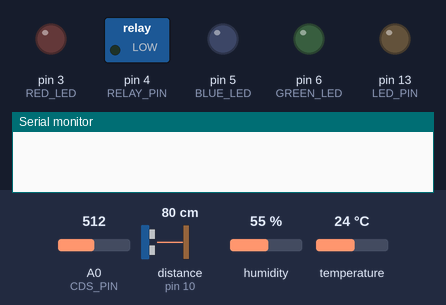
Simulated run of this sketch. Board: Arduino Uno, built with avr-gcc and run on an emulated ATmega328P. On the bench: switched loads named in the sketch (green lamp = pin HIGH), output pins drawn as LEDs (lit = HIGH), the last lines printed to the serial monitor. Wiring (inferred from the names in the program): ultrasonic range finder: trigger pin 11; echo pin 10. The test bench sets the inputs (shaded band); at power-on: A0 (CDS_PIN) = 512, distance to the obstacle (sensor on pin 10) 80 cm, humidity 55 %, temperature 24 °C. The echo pulse lasts 58.3 µs per cm; pins used as bus, display or sensor lines are not drawn.

Above: at 0.1 s.
At 3.1 s:
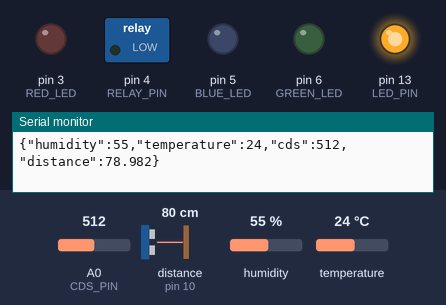
Timing chart, 0 to 4.6 s (numbered marks = the images above):
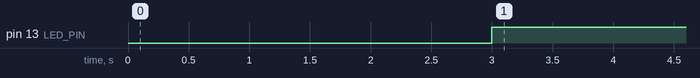

The sketch:

02_JSON.ino
```cpp
#include "DHT.h"
#include <ArduinoJson.h>
#define SW-PIN 2
#define LED_PIN 13
#define RED_LED 3
#define GREEN_LED 6
#define BLUE_LED 5
#define TRIG_PIN 11
#define ECHO_PIN 10
#define RELAY_PIN 4
#define CDS_PIN A0
#define DHT_PIN 8

float ultraSonic();
DHT dht(DHT_PIN, DHT11);

StaticJsonDocument<80> doc;


void setup() {
  Serial.begin(9600);

  pinMode(LED_PIN, OUTPUT);
  pinMode(TRIG_PIN, OUTPUT);
  pinMode(ECHO_PIN, INPUT);
  pinMode(RED_LED, OUTPUT);
  pinMode(GREEN_LED, OUTPUT);
  pinMode(BLUE_LED, OUTPUT);
  pinMode(RELAY_PIN, OUTPUT);
  dht.begin();
  delay(3000);

}

void loop() {
  digitalWrite(LED_PIN, HIGH);
  float humidity = dht.readHumidity();
  float temperature = dht.readTemperature();
  doc["humidity"] = humidity;
  doc["temperature"] = temperature;
  int cds = analogRead(CDS_PIN);
  doc["cds"] = cds;
  float distance = ultraSonic();
  doc["distance"] = distance;

  serializeJson(doc, Serial);
  Serial.println("\n");
  delay(10000);
}
  float ultraSonic(){
  digitalWrite(TRIG_PIN, HIGH);
  delayMicroseconds(10);
  digitalWrite(TRIG_PIN, LOW);

  unsigned long duration = pulseIn(ECHO_PIN, HIGH);
  float distance = ((float)(340*duration)/10000)/2;
  return distance;
}
```

Measured:
- by itself, pin 13 (LED_PIN): LOW → HIGH at 3.0 s
